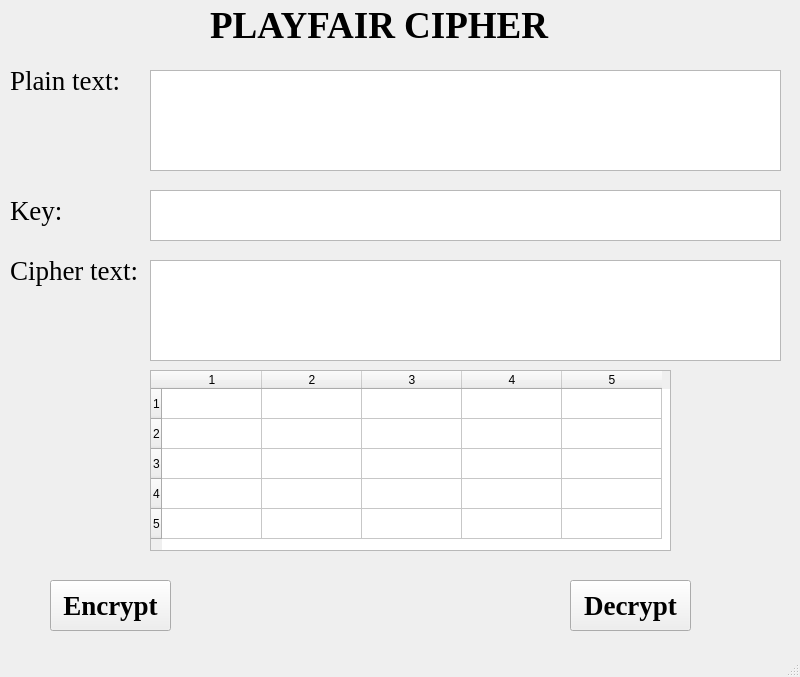
<?xml version="1.0" encoding="UTF-8"?>
<ui version="4.0">
 <class>MainWindow</class>
 <widget class="QMainWindow" name="MainWindow">
  <property name="geometry">
   <rect>
    <x>0</x>
    <y>0</y>
    <width>800</width>
    <height>677</height>
   </rect>
  </property>
  <property name="windowTitle">
   <string>MainWindow</string>
  </property>
  <widget class="QWidget" name="centralwidget">
   <widget class="QPlainTextEdit" name="txt_key">
    <property name="geometry">
     <rect>
      <x>150</x>
      <y>190</y>
      <width>631</width>
      <height>51</height>
     </rect>
    </property>
    <property name="font">
     <font>
      <pointsize>20</pointsize>
     </font>
    </property>
   </widget>
   <widget class="QPushButton" name="btn_decrypt">
    <property name="geometry">
     <rect>
      <x>570</x>
      <y>580</y>
      <width>121</width>
      <height>51</height>
     </rect>
    </property>
    <property name="font">
     <font>
      <family>Times New Roman</family>
      <pointsize>20</pointsize>
      <weight>75</weight>
      <bold>true</bold>
     </font>
    </property>
    <property name="text">
     <string>Decrypt</string>
    </property>
   </widget>
   <widget class="QLabel" name="label_3">
    <property name="geometry">
     <rect>
      <x>10</x>
      <y>240</y>
      <width>131</width>
      <height>61</height>
     </rect>
    </property>
    <property name="font">
     <font>
      <family>Times New Roman</family>
      <pointsize>20</pointsize>
     </font>
    </property>
    <property name="text">
     <string>Cipher text:</string>
    </property>
   </widget>
   <widget class="QTextEdit" name="txt_plain_text">
    <property name="geometry">
     <rect>
      <x>150</x>
      <y>70</y>
      <width>631</width>
      <height>101</height>
     </rect>
    </property>
    <property name="font">
     <font>
      <pointsize>20</pointsize>
     </font>
    </property>
   </widget>
   <widget class="QLabel" name="label_2">
    <property name="geometry">
     <rect>
      <x>10</x>
      <y>60</y>
      <width>121</width>
      <height>41</height>
     </rect>
    </property>
    <property name="font">
     <font>
      <family>Times New Roman</family>
      <pointsize>20</pointsize>
     </font>
    </property>
    <property name="text">
     <string>Plain text:</string>
    </property>
   </widget>
   <widget class="QPushButton" name="btn_encrypt">
    <property name="geometry">
     <rect>
      <x>50</x>
      <y>580</y>
      <width>121</width>
      <height>51</height>
     </rect>
    </property>
    <property name="font">
     <font>
      <family>Times New Roman</family>
      <pointsize>20</pointsize>
      <weight>75</weight>
      <bold>true</bold>
     </font>
    </property>
    <property name="text">
     <string>Encrypt</string>
    </property>
   </widget>
   <widget class="QLabel" name="label">
    <property name="geometry">
     <rect>
      <x>210</x>
      <y>0</y>
      <width>371</width>
      <height>51</height>
     </rect>
    </property>
    <property name="font">
     <font>
      <family>Times New Roman</family>
      <pointsize>28</pointsize>
      <weight>75</weight>
      <bold>true</bold>
     </font>
    </property>
    <property name="text">
     <string>PLAYFAIR CIPHER</string>
    </property>
   </widget>
   <widget class="QTextEdit" name="txt_cipher">
    <property name="geometry">
     <rect>
      <x>150</x>
      <y>260</y>
      <width>631</width>
      <height>101</height>
     </rect>
    </property>
    <property name="font">
     <font>
      <pointsize>20</pointsize>
     </font>
    </property>
   </widget>
   <widget class="QLabel" name="label_4">
    <property name="geometry">
     <rect>
      <x>10</x>
      <y>190</y>
      <width>71</width>
      <height>41</height>
     </rect>
    </property>
    <property name="font">
     <font>
      <family>Times New Roman</family>
      <pointsize>20</pointsize>
     </font>
    </property>
    <property name="text">
     <string>Key:</string>
    </property>
   </widget>
   <widget class="QTableWidget" name="table_playfair">
    <property name="geometry">
     <rect>
      <x>150</x>
      <y>370</y>
      <width>521</width>
      <height>181</height>
     </rect>
    </property>
    <property name="rowCount">
     <number>5</number>
    </property>
    <property name="columnCount">
     <number>5</number>
    </property>
    <row/>
    <row/>
    <row/>
    <row/>
    <row/>
    <column/>
    <column/>
    <column/>
    <column/>
    <column/>
   </widget>
  </widget>
  <widget class="QMenuBar" name="menubar">
   <property name="geometry">
    <rect>
     <x>0</x>
     <y>0</y>
     <width>800</width>
     <height>21</height>
    </rect>
   </property>
  </widget>
  <widget class="QStatusBar" name="statusbar"/>
 </widget>
 <resources/>
 <connections/>
</ui>
